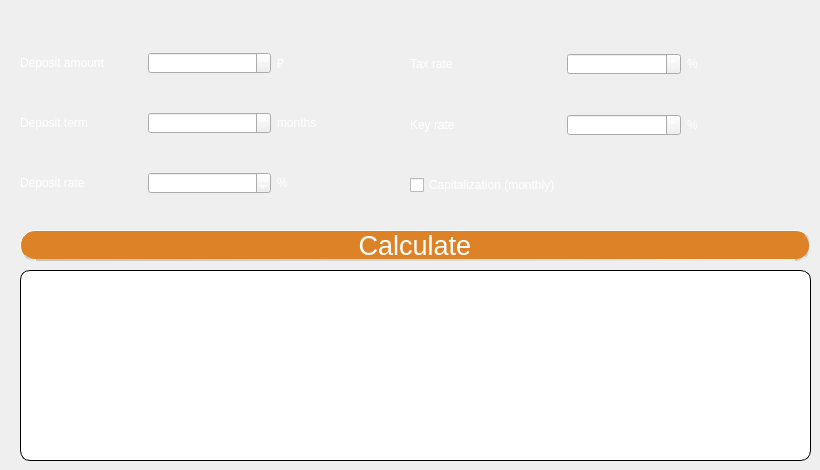
    <widget class="QWidget" name="Deposit">
     <attribute name="title">
      <string>Deposit</string>
     </attribute>
     <widget class="QWidget" name="gridLayoutWidget_7">
      <property name="geometry">
       <rect>
        <x>20</x>
        <y>20</y>
        <width>379</width>
        <height>209</height>
       </rect>
      </property>
      <layout class="QGridLayout" name="gridLayout_6">
       <item row="1" column="2">
        <widget class="QLabel" name="label_32">
         <property name="styleSheet">
          <string notr="true">QLabel {
color: white;
	font: 16pt &quot;.AppleSystemUIFont&quot;;
}</string>
         </property>
         <property name="text">
          <string>months</string>
         </property>
        </widget>
       </item>
       <item row="0" column="0">
        <widget class="QLabel" name="label_34">
         <property name="styleSheet">
          <string notr="true">QLabel {
color: white;
	font: 16pt &quot;.AppleSystemUIFont&quot;;
}</string>
         </property>
         <property name="text">
          <string>Deposit amount</string>
         </property>
        </widget>
       </item>
       <item row="2" column="0">
        <widget class="QLabel" name="label_31">
         <property name="styleSheet">
          <string notr="true">QLabel {
color: white;
	font: 16pt &quot;.AppleSystemUIFont&quot;;
}</string>
         </property>
         <property name="text">
          <string>Deposit rate</string>
         </property>
        </widget>
       </item>
       <item row="1" column="0">
        <widget class="QLabel" name="label_33">
         <property name="styleSheet">
          <string notr="true">QLabel {
color: white;
	font: 16pt &quot;.AppleSystemUIFont&quot;;
}</string>
         </property>
         <property name="text">
          <string>Deposit term</string>
         </property>
        </widget>
       </item>
       <item row="2" column="2">
        <widget class="QLabel" name="label_30">
         <property name="styleSheet">
          <string notr="true">QLabel {
color: white;
	font: 16pt &quot;.AppleSystemUIFont&quot;;
}</string>
         </property>
         <property name="text">
          <string>%</string>
         </property>
        </widget>
       </item>
       <item row="0" column="1">
        <widget class="QDoubleSpinBox" name="depositSum">
         <property name="styleSheet">
          <string notr="true">QDoubleSpinBox {
color: white;
	font: 16pt &quot;.AppleSystemUIFont&quot;;
}</string>
         </property>
         <property name="maximum">
          <double>99999999999999999209038626283633850822756121694230455365568299008.000000000000000</double>
         </property>
        </widget>
       </item>
       <item row="2" column="1">
        <widget class="QDoubleSpinBox" name="percentageRate">
         <property name="styleSheet">
          <string notr="true">QDoubleSpinBox {
color: white;
	font: 16pt &quot;.AppleSystemUIFont&quot;;
}</string>
         </property>
         <property name="decimals">
          <number>2</number>
         </property>
         <property name="minimum">
          <double>0.100000000000000</double>
         </property>
         <property name="maximum">
          <double>100.000000000000000</double>
         </property>
         <property name="value">
          <double>1.000000000000000</double>
         </property>
        </widget>
       </item>
       <item row="1" column="1">
        <widget class="QSpinBox" name="fullPeriod">
         <property name="styleSheet">
          <string notr="true">QSpinBox {
color: white;
	font: 16pt &quot;.AppleSystemUIFont&quot;;
}</string>
         </property>
         <property name="minimum">
          <number>1</number>
         </property>
         <property name="maximum">
          <number>600</number>
         </property>
        </widget>
       </item>
       <item row="0" column="2">
        <widget class="QLabel" name="label_29">
         <property name="styleSheet">
          <string notr="true">QLabel {
color: white;
	font: 16pt &quot;.AppleSystemUIFont&quot;;
}</string>
         </property>
         <property name="text">
          <string>₽</string>
         </property>
        </widget>
       </item>
      </layout>
     </widget>
     <widget class="QTableView" name="depositTable">
      <property name="geometry">
       <rect>
        <x>20</x>
        <y>270</y>
        <width>791</width>
        <height>191</height>
       </rect>
      </property>
      <property name="styleSheet">
       <string notr="true">QTableView {
   background-color: white;
   color: black;
	border: 1px solid black;
	border-radius: 10px;
}</string>
      </property>
     </widget>
     <widget class="QWidget" name="gridLayoutWidget">
      <property name="geometry">
       <rect>
        <x>410</x>
        <y>20</y>
        <width>391</width>
        <height>211</height>
       </rect>
      </property>
      <layout class="QGridLayout" name="gridLayout">
       <item row="1" column="1">
        <widget class="QDoubleSpinBox" name="keyRate">
         <property name="styleSheet">
          <string notr="true">QDoubleSpinBox {
color: white;
	font: 16pt &quot;.AppleSystemUIFont&quot;;
}</string>
         </property>
         <property name="minimum">
          <double>0.100000000000000</double>
         </property>
         <property name="maximum">
          <double>100.000000000000000</double>
         </property>
        </widget>
       </item>
       <item row="0" column="0">
        <widget class="QLabel" name="label_36">
         <property name="styleSheet">
          <string notr="true">QLabel {
color: white;
	font: 16pt &quot;.AppleSystemUIFont&quot;;
}</string>
         </property>
         <property name="text">
          <string>Tax rate</string>
         </property>
        </widget>
       </item>
       <item row="1" column="2">
        <widget class="QLabel" name="label_39">
         <property name="styleSheet">
          <string notr="true">QLabel {
color: white;
	font: 16pt &quot;.AppleSystemUIFont&quot;;
}</string>
         </property>
         <property name="text">
          <string>%</string>
         </property>
        </widget>
       </item>
       <item row="0" column="1">
        <widget class="QDoubleSpinBox" name="taxRate">
         <property name="styleSheet">
          <string notr="true">QDoubleSpinBox {
color: white;
	font: 16pt &quot;.AppleSystemUIFont&quot;;
}</string>
         </property>
         <property name="minimum">
          <double>0.100000000000000</double>
         </property>
         <property name="maximum">
          <double>100.000000000000000</double>
         </property>
        </widget>
       </item>
       <item row="0" column="2">
        <widget class="QLabel" name="label_35">
         <property name="styleSheet">
          <string notr="true">QLabel {
color: white;
	font: 16pt &quot;.AppleSystemUIFont&quot;;
}</string>
         </property>
         <property name="text">
          <string>%</string>
         </property>
        </widget>
       </item>
       <item row="1" column="0">
        <widget class="QLabel" name="label_40">
         <property name="styleSheet">
          <string notr="true">QLabel {
color: white;
	font: 16pt &quot;.AppleSystemUIFont&quot;;
}</string>
         </property>
         <property name="text">
          <string>Key rate</string>
         </property>
        </widget>
       </item>
       <item row="2" column="0">
        <widget class="QCheckBox" name="capitalization">
         <property name="styleSheet">
          <string notr="true">QCheckBox {
color: white;
	font: 16pt &quot;.AppleSystemUIFont&quot;;
}</string>
         </property>
         <property name="text">
          <string>Capitalization (monthly)</string>
         </property>
        </widget>
       </item>
      </layout>
     </widget>
     <widget class="QPushButton" name="getDepositButton">
      <property name="geometry">
       <rect>
        <x>20</x>
        <y>230</y>
        <width>791</width>
        <height>31</height>
       </rect>
      </property>
      <property name="palette">
       <palette>
        <active>
         <colorrole role="WindowText">
          <brush brushstyle="SolidPattern">
           <color alpha="255">
            <red>255</red>
            <green>255</green>
            <blue>255</blue>
           </color>
          </brush>
         </colorrole>
         <colorrole role="Button">
          <brush brushstyle="SolidPattern">
           <color alpha="255">
            <red>222</red>
            <green>130</green>
            <blue>40</blue>
           </color>
          </brush>
         </colorrole>
         <colorrole role="Text">
          <brush brushstyle="SolidPattern">
           <color alpha="255">
            <red>255</red>
            <green>255</green>
            <blue>255</blue>
           </color>
          </brush>
         </colorrole>
         <colorrole role="ButtonText">
          <brush brushstyle="SolidPattern">
           <color alpha="255">
            <red>255</red>
            <green>255</green>
            <blue>255</blue>
           </color>
          </brush>
         </colorrole>
         <colorrole role="Base">
          <brush brushstyle="SolidPattern">
           <color alpha="255">
            <red>222</red>
            <green>130</green>
            <blue>40</blue>
           </color>
          </brush>
         </colorrole>
         <colorrole role="Window">
          <brush brushstyle="SolidPattern">
           <color alpha="255">
            <red>222</red>
            <green>130</green>
            <blue>40</blue>
           </color>
          </brush>
         </colorrole>
         <colorrole role="PlaceholderText">
          <brush brushstyle="SolidPattern">
           <color alpha="255">
            <red>255</red>
            <green>255</green>
            <blue>255</blue>
           </color>
          </brush>
         </colorrole>
        </active>
        <inactive>
         <colorrole role="WindowText">
          <brush brushstyle="SolidPattern">
           <color alpha="255">
            <red>255</red>
            <green>255</green>
            <blue>255</blue>
           </color>
          </brush>
         </colorrole>
         <colorrole role="Button">
          <brush brushstyle="SolidPattern">
           <color alpha="255">
            <red>222</red>
            <green>130</green>
            <blue>40</blue>
           </color>
          </brush>
         </colorrole>
         <colorrole role="Text">
          <brush brushstyle="SolidPattern">
           <color alpha="255">
            <red>255</red>
            <green>255</green>
            <blue>255</blue>
           </color>
          </brush>
         </colorrole>
         <colorrole role="ButtonText">
          <brush brushstyle="SolidPattern">
           <color alpha="255">
            <red>255</red>
            <green>255</green>
            <blue>255</blue>
           </color>
          </brush>
         </colorrole>
         <colorrole role="Base">
          <brush brushstyle="SolidPattern">
           <color alpha="255">
            <red>222</red>
            <green>130</green>
            <blue>40</blue>
           </color>
          </brush>
         </colorrole>
         <colorrole role="Window">
          <brush brushstyle="SolidPattern">
           <color alpha="255">
            <red>222</red>
            <green>130</green>
            <blue>40</blue>
           </color>
          </brush>
         </colorrole>
         <colorrole role="PlaceholderText">
          <brush brushstyle="SolidPattern">
           <color alpha="255">
            <red>255</red>
            <green>255</green>
            <blue>255</blue>
           </color>
          </brush>
         </colorrole>
        </inactive>
        <disabled>
         <colorrole role="WindowText">
          <brush brushstyle="SolidPattern">
           <color alpha="255">
            <red>255</red>
            <green>255</green>
            <blue>255</blue>
           </color>
          </brush>
         </colorrole>
         <colorrole role="Button">
          <brush brushstyle="SolidPattern">
           <color alpha="255">
            <red>222</red>
            <green>130</green>
            <blue>40</blue>
           </color>
          </brush>
         </colorrole>
         <colorrole role="Text">
          <brush brushstyle="SolidPattern">
           <color alpha="255">
            <red>255</red>
            <green>255</green>
            <blue>255</blue>
           </color>
          </brush>
         </colorrole>
         <colorrole role="ButtonText">
          <brush brushstyle="SolidPattern">
           <color alpha="255">
            <red>255</red>
            <green>255</green>
            <blue>255</blue>
           </color>
          </brush>
         </colorrole>
         <colorrole role="Base">
          <brush brushstyle="SolidPattern">
           <color alpha="255">
            <red>222</red>
            <green>130</green>
            <blue>40</blue>
           </color>
          </brush>
         </colorrole>
         <colorrole role="Window">
          <brush brushstyle="SolidPattern">
           <color alpha="255">
            <red>222</red>
            <green>130</green>
            <blue>40</blue>
           </color>
          </brush>
         </colorrole>
         <colorrole role="PlaceholderText">
          <brush brushstyle="SolidPattern">
           <color alpha="255">
            <red>255</red>
            <green>255</green>
            <blue>255</blue>
           </color>
          </brush>
         </colorrole>
        </disabled>
       </palette>
      </property>
      <property name="font">
       <font>
        <family>.AppleSystemUIFont</family>
        <pointsize>20</pointsize>
        <italic>false</italic>
        <bold>false</bold>
       </font>
      </property>
      <property name="cursor">
       <cursorShape>ArrowCursor</cursorShape>
      </property>
      <property name="styleSheet">
       <string notr="true">QPushButton {
   border: 5px solid gray;
   border-radius: 15px;
border: 1px solid white;
color: white;
 background-color:  rgb(222, 130, 40);
	font: 20pt &quot;.AppleSystemUIFont&quot;;
border-right: 2px solid black;
border-bottom: 2px solid black;
border-right-color: qlineargradient(x1:0, y1:0, x2:1, y2:0, stop: 0 rgb(195,195,195), stop: 1 rgb(240, 240, 240));
border-bottom-color: qlineargradient(x1:0, y1:0, x2:1, y2:0, stop: 0 rgb(195,195,195), stop: 1 rgb(240, 240, 240));
}

QPushButton:pressed {
    background-color: qradialgradient(spread:pad, cx:0.5, cy:0.5, radius:2, fx:0.495074, fy:0.648045, stop:0.0591133 rgba(192, 152, 56, 255), stop:0.571429 rgba(238, 236, 232, 255));
}</string>
      </property>
      <property name="text">
       <string>Calculate</string>
      </property>
     </widget>
    </widget>
